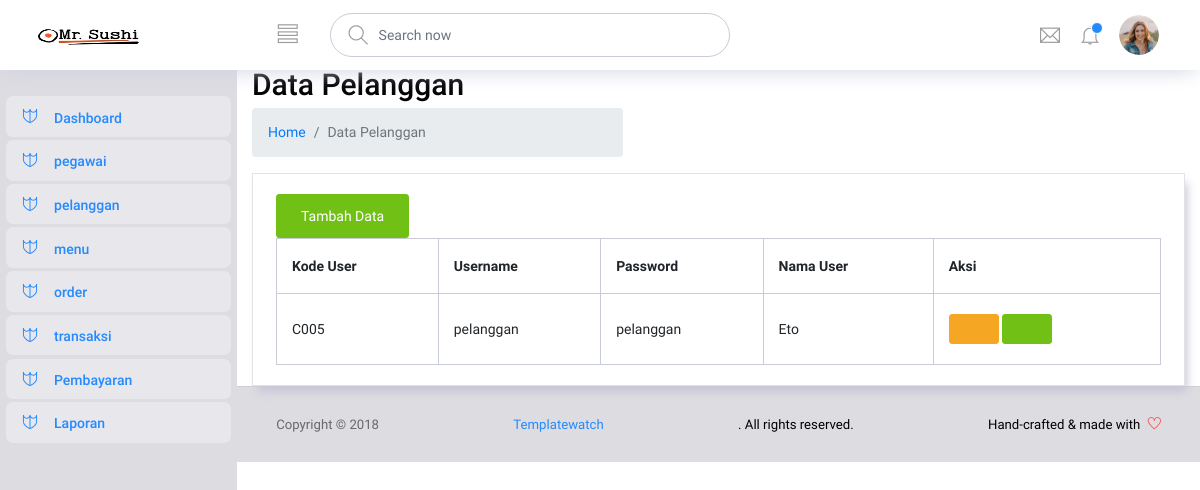
/index.php?p=datapelanggan (signed in), run on the app's committed database.
### tables this page shows
CREATE TABLE `user` (
  `id_user` int(10) NOT NULL,
  `username` varchar(50) NOT NULL,
  `password` varchar(50) NOT NULL,
  `nama_user` varchar(100) NOT NULL,
  `id_level` int(1) NOT NULL,
  `photo` varchar(100) NOT NULL
);

### view/admin/content/datapelanggan.php (the view, shortened to what this page needs)
<div class="page-wrapper">
            <div class="container-fluid">
                <div class="row page-titles">
                    <div class="col-md-5 col-8 align-self-center">
                        <h3 class="text-themecolor m-b-0 m-t-0">Data Pelanggan</h3>
                        <ol class="breadcrumb">
                            <li class="breadcrumb-item"><a href="javascript:void(0)">Home</a></li>
                            <li class="breadcrumb-item active">Data Pelanggan</li>
                        </ol>
                    </div>
                </div>
        <div class="row">
            <div class="col-12">
                        <div class="card">
                            <div class="card-body">
                                <div class="form-actions">
                                    <a href="index.php?p=tambahpelanggan"><button type="submit" class="btn btn-success">Tambah Data</button><a>
                                </div>
                                <div class="table-responsive m-t-40">
                                    <table id="myTable" class="table table-bordered table-striped">
                                        <thead>
                                            <tr>
                                                <th>Kode User</th>
                                                <th>Username</th>
                                                <th>Password</th>
                                                <th>Nama User</th>
                                                <th>Aksi</th>
                                            </tr>
                                        </thead>
                                        <tbody>
                                            <tr>
                                            <?php
                                            if(isset($_POST['button'])){
                                                $sql=mysql_query("SELECT * FROM user");
                                                }else{
                                                    $sql=mysql_query("SELECT * FROM user ");
                                                }while($data=mysql_fetch_array($sql)){
                                                    if($data['id_level'] == '5'){
                                            ?>
                                                <tr>
                                                    <td>C00<?php echo $data['id_user']; ?></td>
                                                    <td><?php echo $data['username']; ?></td>
                                                    <td><?php echo $data['password']; ?></td>
                                                    <td><?php echo $data['nama_user']; ?></td>
                                                    <td><a href="<?php echo"index.php?p=editpelanggan&id=$data[id_masakan]"?>"><button type="button" class="btn btn-warning btn-circle"><i class="mdi mdi-pencil"></i> </button></a>
                                                    <a href="<?php echo"function/admin/hapuspelanggan.php?id=$data[id_masakan]"?>"><button type="button" class="btn btn-success btn-circle"><i class="mdi mdi-delete"></i> </button></a>
                                                    </td>
                                                </tr>
                                                <?php
                                                }
                                            }
                                        ?>
                                            </tr>
                                        </tbody>
                                    </table>
                                </div>
                            </div>
                        </div>
                    </div>
                </div>
            </div>
        </div>

### data on the page
user: id_user "5", username "pelanggan", password "pelanggan", nama_user "Eto"
